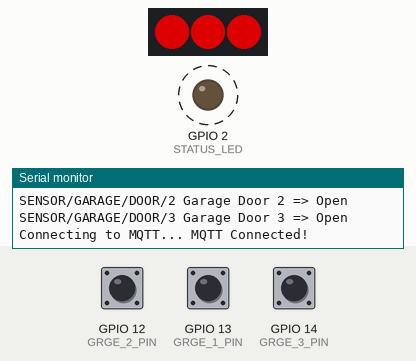
Recording of a program running on a simulated ESP8266 (Wemos D1 mini). On the bench: 3 RGB LEDs in strip order, left to right, output pins drawn as LEDs (lit = HIGH), the last lines printed to the serial monitor. Dashed ring = blinking. The test bench sets the inputs (shaded band); at power-on: GPIO 12 (GRGE_2_PIN) HIGH, GPIO 13 (GRGE_1_PIN) HIGH, GPIO 14 (GRGE_3_PIN) HIGH. Dim RGB values are drawn brighter than linear; WiFi joins after 1.5 s; servers stay silent unless stated; no MQTT or app messages arrive unless stated.

Above: at 2.7 s.
2.8 s: GPIO 12 (GRGE_2_PIN) pulled LOW for 1 s
At 3.3 s:
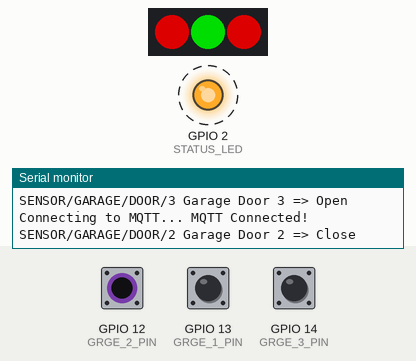
5.8 s: GPIO 13 (GRGE_1_PIN) pulled LOW for 1 s
At 6.73 s:
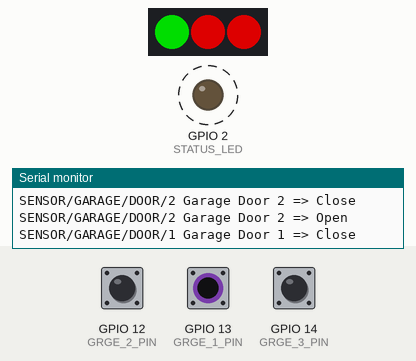
8.8 s: GPIO 14 (GRGE_3_PIN) pulled LOW for 1 s
At 9.4 s:
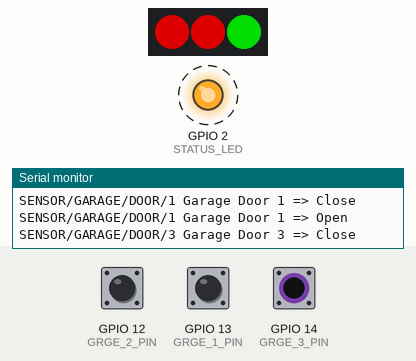
11.8 s: GPIO 14 (GRGE_3_PIN) pulled LOW for 3.2 s
At 16.4 s:
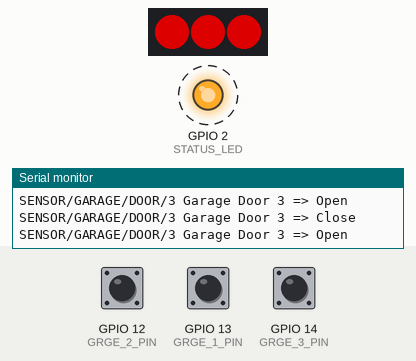
16.5 s: GPIO 12 (GRGE_2_PIN) pulled LOW for 3.2 s
At 17.4 s:
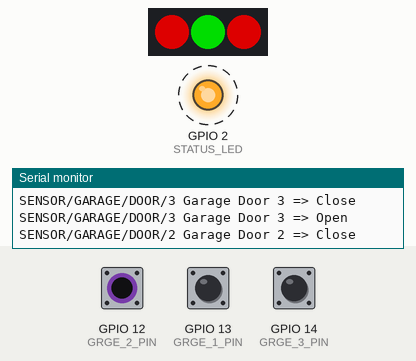
21.2 s: GPIO 12 (GRGE_2_PIN) driven LOW and GPIO 13 (GRGE_1_PIN) driven LOW and GPIO 14 (GRGE_3_PIN) driven LOW
At 22.4 s:
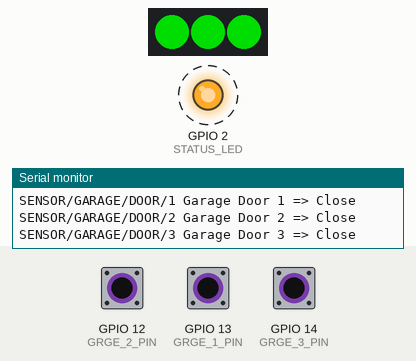
Timing chart, 0 to 25.2 s (numbered marks = the images above; inputs shaded):
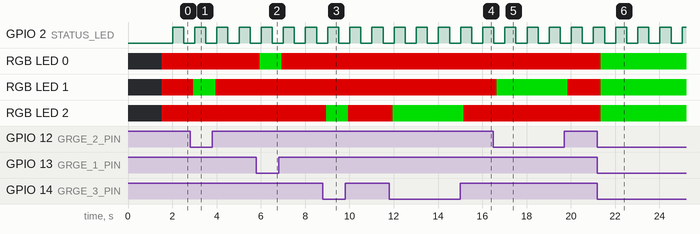

The program:

main.cpp
```cpp
#include <Arduino.h>
#include <ESP8266WiFi.h>
#include <Adafruit_NeoPixel.h>
#include "Adafruit_MQTT.h"
#include <Adafruit_MQTT_Client.h>
#include <Debounce.h> // https://github.com/arnebech/Debounce (copied in lib folder)
#include <Timer.h>    // https://github.com/JChristensen/Timer/tree/v2.1 (copied in lib folder)

#define WIFI_SSID "ENTER_SSID"
#define WIFI_PASS "ENTER_SSID_PWD"

#define MQTT_SERVER "ENTER_MQTT_IP"
#define MQTT_USERNAME "ENTER_MQTT_USR"
#define MQTT_PASSWORD "ENTER_MQTT_PWD"
#define MQTT_PORT 1883

#define GRGE_1_PIN 13           // D7, GPIO13 Garage Door - 1 input pin
#define GRGE_2_PIN 12           // D6, GPIO12 Garage Door - 2 input pin
#define GRGE_3_PIN 14           // D5, GPIO14 Garage Door - 3 input pin

#define STATUS_LED 2            // D4, GPIO2 Status LED Output pin
#define LED_FLASH_TIME 500      // 0.5 seconds
#define MQTT_PING_TIME 60000    // 1 minute

#define GRGE_LED_1 0            // Garage Door - 1 WS2812B LED
#define GRGE_LED_2 1            // Garage Door - 2 WS2812B LED
#define GRGE_LED_3 2            // Garage Door - 3 WS2812B LED
#define GDOOR_OPEN_TIME 300000  // 5 minutes

#define PIN 4                   // D2, GPIO4 WS2812B Led pin
#define NUMPIXELS 3             // Number of Led for each Garage

String deviceName = "GARAGE";

char szBuffer[100] = "\0";
char szState[45] = "\0";
int8_t doorOpenTimerArray[3] = {0};
int doorOpenTotalTime[3] = {0};

Debounce debounce = Debounce();
Timer timer;
WiFiClient client;
Adafruit_MQTT_Client mqttClient(&client, MQTT_SERVER, MQTT_PORT, MQTT_USERNAME, MQTT_PASSWORD);
Adafruit_NeoPixel strip = Adafruit_NeoPixel(NUMPIXELS, PIN, NEO_GRB + NEO_KHZ800);

void pingMQTTMessage(void *context);
void sendMessage(String topic, String message);
void callbackGarage(bool state, uint8_t pin);
void callbackDoorOpen(void *context);
void mqttConnect();

void setup()
{
  pinMode(STATUS_LED, OUTPUT);
  pinMode(GRGE_1_PIN, INPUT_PULLUP);
  pinMode(GRGE_2_PIN, INPUT_PULLUP);
  pinMode(GRGE_3_PIN, INPUT_PULLUP);

  // Serial.begin(115200);
  // delay(10);
  // while (!Serial)
  //   ; // wait for serial attach
  // Serial.println("Initializing...");
  // Serial.flush();

  WiFi.begin(WIFI_SSID, WIFI_PASS);
  while (WiFi.status() != WL_CONNECTED)
  {
    delay(500);
    Serial.print(".");
  }
  Serial.println();
  Serial.println("Connected, IP address: ");
  Serial.println(WiFi.localIP());

  timer.every(MQTT_PING_TIME, pingMQTTMessage, (void *)0);

  strip.begin();
  strip.setPixelColor(0, strip.Color(0, 0, 0));
  strip.setPixelColor(1, strip.Color(0, 0, 0));
  strip.setPixelColor(2, strip.Color(0, 0, 0));

  callbackGarage(digitalRead(GRGE_1_PIN), GRGE_1_PIN);
  callbackGarage(digitalRead(GRGE_2_PIN), GRGE_2_PIN);
  callbackGarage(digitalRead(GRGE_3_PIN), GRGE_3_PIN);

  debounce.setBounceDelay(150); // 150 millSeconds debounce delay
  debounce.addInput(GRGE_1_PIN, INPUT_PULLUP, callbackGarage);
  debounce.addInput(GRGE_2_PIN, INPUT_PULLUP, callbackGarage);
  debounce.addInput(GRGE_3_PIN, INPUT_PULLUP, callbackGarage);

  timer.oscillate(STATUS_LED, LED_FLASH_TIME, LOW);
}

void loop()
{
  mqttConnect();
  debounce.update();
  timer.update();
  strip.show();
}

void pingMQTTMessage(void *context)
{
  sprintf(szBuffer, "SENSOR/%s/STATUS", deviceName.c_str());
  sendMessage(szBuffer, "ACTIVE");
}

void sendMessage(String topic, String message)
{
  Serial.println(topic + " " + message);
  mqttClient.publish((char *)topic.c_str(), (char *)message.c_str());
}

void callbackGarage(bool state, uint8_t pin)
{
  uint8_t ledNum = 0;
  uint8_t doorNum = 0;
  if (pin == GRGE_1_PIN)
  {
    doorNum = 1;
    ledNum = GRGE_LED_1;
  }
  else if (pin == GRGE_2_PIN)
  {
    doorNum = 2;
    ledNum = GRGE_LED_2;
  }
  else if (pin == GRGE_3_PIN)
  {
    doorNum = 3;
    ledNum = GRGE_LED_3;
  }
  if (state)
  {
    strip.setPixelColor(ledNum, strip.Color(150, 0, 0));
    doorOpenTimerArray[ledNum] = timer.every(GDOOR_OPEN_TIME, callbackDoorOpen, (void *)pin);
  }
  else
  {
    strip.setPixelColor(ledNum, strip.Color(0, 150, 0));
    doorOpenTotalTime[ledNum] = 0;
    timer.stop(doorOpenTimerArray[ledNum]);
  }
  strip.show();
  sprintf(szBuffer, "SENSOR/%s/DOOR/%u", deviceName.c_str(), doorNum);
  sprintf(szState, "Garage Door %u => %s", doorNum, (state ? "Open" : "Close"));
  sendMessage(szBuffer, szState);
}

void callbackDoorOpen(void *context)
{
  int pin = int(context);
  uint8_t ledNum = 0;
  uint8_t doorNum = 0;
  if (pin == GRGE_1_PIN)
  {
    doorNum = 1;
    ledNum = GRGE_LED_1;
  }
  else if (pin == GRGE_2_PIN)
  {
    doorNum = 2;
    ledNum = GRGE_LED_2;
  }
  else if (pin == GRGE_3_PIN)
  {
    doorNum = 3;
    ledNum = GRGE_LED_3;
  }
  doorOpenTotalTime[ledNum] = doorOpenTotalTime[ledNum] + (GDOOR_OPEN_TIME / 60000);
  sprintf(szBuffer, "SENSOR/%s/DOOR/%u", deviceName.c_str(), doorNum);
  sprintf(szState, "Garage Door %u => Open for %u minutes", doorNum, doorOpenTotalTime[ledNum]);
  sendMessage(szBuffer, szState);
}

void mqttConnect()
{
  int8_t ret;
  uint8_t retries = 3;
  if (mqttClient.connected())
  {
    return;
  }
  Serial.print("Connecting to MQTT... ");
  while ((ret = mqttClient.connect()) != 0)
  { // connect will return 0 for connected
    Serial.println(mqttClient.connectErrorString(ret));
    Serial.println("Retrying MQTT connection in 10 seconds...");
    mqttClient.disconnect();
    delay(10000); // wait 10 seconds
    retries--;
    if (retries == 0) {
      // basically die and wait for WDT to reset me
      while (1);
    }
  }
  Serial.println("MQTT Connected!");
}
```

Measured:
- after the input at 2.8 s, RGB LED 1: RGB(150, 0, 0) → RGB(0, 150, 0) after 0.15 s, → RGB(150, 0, 0) 1.0 s later
- after the input at 5.8 s, RGB LED 0: RGB(150, 0, 0) → RGB(0, 150, 0) after 0.15 s, → RGB(150, 0, 0) 1.0 s later
- after the input at 8.8 s, RGB LED 2: RGB(150, 0, 0) → RGB(0, 150, 0) after 0.15 s, → RGB(150, 0, 0) 1.0 s later
- after the input at 11.8 s, RGB LED 2: RGB(150, 0, 0) → RGB(0, 150, 0) after 0.15 s, → RGB(150, 0, 0) 3.2 s later
- after the input at 16.5 s, RGB LED 1: RGB(150, 0, 0) → RGB(0, 150, 0) after 0.15 s, → RGB(150, 0, 0) 3.2 s later
- after the input at 21.2 s, RGB LED 0–2: RGB(150, 0, 0) → RGB(0, 150, 0) after 0.16 s
- by itself, GPIO 2 (STATUS_LED): alternates HIGH for 0.50 s and LOW for 0.50 s
